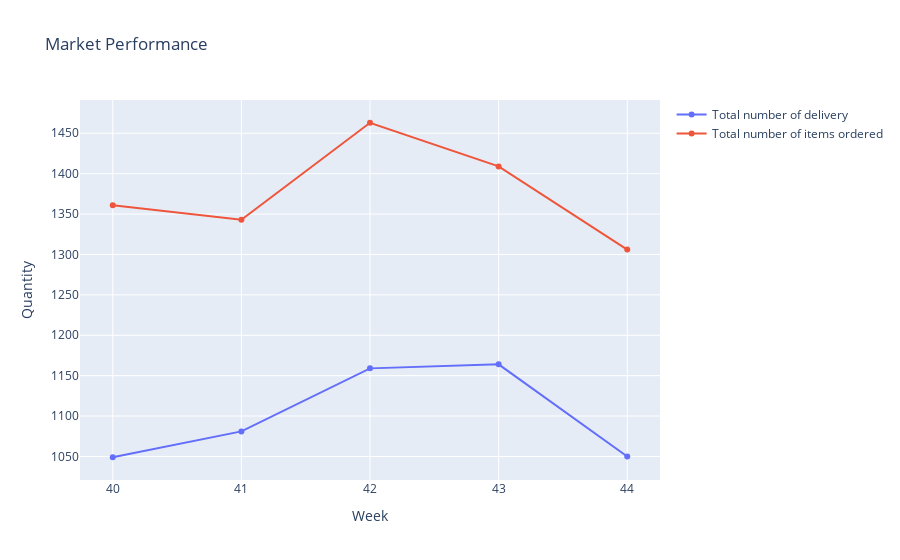

Notebook code for this chart:
### Code cell
fig = go.Figure()

fig.add_trace(go.Scatter(
    x=flattened['week'],
    y=flattened.iloc[:,1],
    name="Total number of delivery"       # this sets its legend entry
))

fig.add_trace(go.Scatter(
    x=flattened['week'],
    y=flattened.iloc[:,2],
    name="Total number of items ordered"       # this sets its legend entry
))

fig.update_layout(
    title="Market Performance",
    xaxis_title="Week",
    yaxis_title="Quantity",

)

fig.show()

### Figure 1 — Plotly figure (JSON) as saved in the notebook; plotly's stock layout.template omitted (floating-point values rounded to 4 significant figures)
{"data": [{"name": "Total number of delivery", "type": "scatter", "x": [40, 41, 42, 43, 44], "y": [1049, 1081, 1159, 1164, 1050]}, {"name": "Total number of items ordered", "type": "scatter", "x": [40, 41, 42, 43, 44], "y": [1361, 1343, 1463, 1409, 1306]}], "layout": {"title": {"text": "Market Performance"}, "xaxis": {"title": {"text": "Week"}}, "yaxis": {"title": {"text": "Quantity"}}}}
